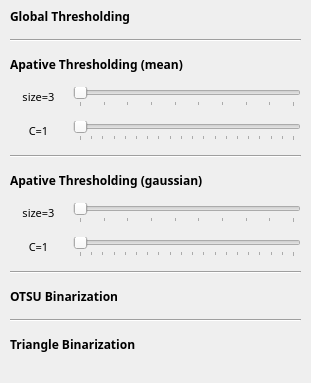
    <widget class="QWidget" name="page_2">
     <property name="geometry">
      <rect>
       <x>0</x>
       <y>0</y>
       <width>311</width>
       <height>383</height>
      </rect>
     </property>
     <attribute name="label">
      <string>이진화</string>
     </attribute>
     <widget class="QWidget" name="layoutWidget">
      <property name="geometry">
       <rect>
        <x>10</x>
        <y>0</y>
        <width>291</width>
        <height>361</height>
       </rect>
      </property>
      <layout class="QVBoxLayout" name="binary_verticalLayout" stretch="0,0,0,0,0,0,0,0,0,0,0,0,0">
       <item>
        <layout class="QHBoxLayout" name="horizontalLayout_21" stretch="10,1">
         <item>
          <widget class="QLabel" name="binary_global_label">
           <property name="font">
            <font>
             <family>Pretendard</family>
             <pointsize>9</pointsize>
             <weight>75</weight>
             <bold>true</bold>
            </font>
           </property>
           <property name="styleSheet">
            <string notr="true">background-color: rgba(255, 255, 255, 0)</string>
           </property>
           <property name="text">
            <string>Global Thresholding</string>
           </property>
          </widget>
         </item>
         <item>
          <widget class="QRadioButton" name="binary_global_btn">
           <property name="styleSheet">
            <string notr="true">QRadioButton::indicator {
    width: 35px;
	height: 18px;
	image: url(&quot;C:/Users/User/workspace/2023-Industry-Academia-Collaboration-Project/ShortTerm-Internship/project/opencv_on_pyqt/Checkbox_off.png&quot;);
}
QRadioButton::indicator::checked {
	width: 35px;
	height: 18px;
    image: url(&quot;C:/Users/User/workspace/2023-Industry-Academia-Collaboration-Project/ShortTerm-Internship/project/opencv_on_pyqt/Checkbox_on.png&quot;);
}
QRadioButton {
	background-color: rgba(0,0,0,0);
}</string>
           </property>
           <property name="text">
            <string/>
           </property>
           <property name="checkable">
            <bool>true</bool>
           </property>
           <property name="checked">
            <bool>false</bool>
           </property>
          </widget>
         </item>
        </layout>
       </item>
       <item>
        <widget class="Line" name="line_9">
         <property name="orientation">
          <enum>Qt::Horizontal</enum>
         </property>
        </widget>
       </item>
       <item>
        <layout class="QHBoxLayout" name="horizontalLayout_23" stretch="10,1">
         <item>
          <widget class="QLabel" name="binary_adaptive_label1">
           <property name="font">
            <font>
             <family>Pretendard</family>
             <pointsize>9</pointsize>
             <weight>75</weight>
             <bold>true</bold>
            </font>
           </property>
           <property name="styleSheet">
            <string notr="true">background-color: rgba(255, 255, 255, 0)</string>
           </property>
           <property name="text">
            <string>Apative Thresholding (mean)</string>
           </property>
          </widget>
         </item>
         <item>
          <widget class="QRadioButton" name="binary_adaptive_btn1">
           <property name="enabled">
            <bool>true</bool>
           </property>
           <property name="styleSheet">
            <string notr="true">QRadioButton::indicator {
    width: 35px;
	height: 18px;
	image: url(&quot;C:/Users/User/workspace/2023-Industry-Academia-Collaboration-Project/ShortTerm-Internship/project/opencv_on_pyqt/Checkbox_off.png&quot;);
}
QRadioButton::indicator::checked {
	width: 35px;
	height: 18px;
    image: url(&quot;C:/Users/User/workspace/2023-Industry-Academia-Collaboration-Project/ShortTerm-Internship/project/opencv_on_pyqt/Checkbox_on.png&quot;);
}
QRadioButton {
	background-color: rgba(0,0,0,0);
}</string>
           </property>
           <property name="text">
            <string/>
           </property>
           <property name="checkable">
            <bool>true</bool>
           </property>
           <property name="checked">
            <bool>false</bool>
           </property>
          </widget>
         </item>
        </layout>
       </item>
       <item>
        <layout class="QHBoxLayout" name="horizontalLayout_22" stretch="2,8">
         <item>
          <widget class="QLabel" name="binary_adaptive_bvalue1">
           <property name="font">
            <font>
             <family>Pretendard</family>
             <pointsize>8</pointsize>
            </font>
           </property>
           <property name="text">
            <string>size=3</string>
           </property>
           <property name="textFormat">
            <enum>Qt::AutoText</enum>
           </property>
           <property name="alignment">
            <set>Qt::AlignCenter</set>
           </property>
          </widget>
         </item>
         <item>
          <widget class="QSlider" name="binary_adaptive_bslider1">
           <property name="enabled">
            <bool>true</bool>
           </property>
           <property name="minimum">
            <number>3</number>
           </property>
           <property name="maximum">
            <number>21</number>
           </property>
           <property name="singleStep">
            <number>2</number>
           </property>
           <property name="pageStep">
            <number>2</number>
           </property>
           <property name="value">
            <number>3</number>
           </property>
           <property name="orientation">
            <enum>Qt::Horizontal</enum>
           </property>
           <property name="invertedAppearance">
            <bool>false</bool>
           </property>
           <property name="invertedControls">
            <bool>false</bool>
           </property>
           <property name="tickPosition">
            <enum>QSlider::TicksBelow</enum>
           </property>
           <property name="tickInterval">
            <number>2</number>
           </property>
          </widget>
         </item>
        </layout>
       </item>
       <item>
        <layout class="QHBoxLayout" name="horizontalLayout_26" stretch="2,8">
         <item>
          <widget class="QLabel" name="binary_adaptive_cvalue1">
           <property name="font">
            <font>
             <family>Pretendard</family>
             <pointsize>8</pointsize>
            </font>
           </property>
           <property name="text">
            <string>C=1</string>
           </property>
           <property name="textFormat">
            <enum>Qt::AutoText</enum>
           </property>
           <property name="alignment">
            <set>Qt::AlignCenter</set>
           </property>
          </widget>
         </item>
         <item>
          <widget class="QSlider" name="binary_adaptive_cslider1">
           <property name="enabled">
            <bool>true</bool>
           </property>
           <property name="minimum">
            <number>1</number>
           </property>
           <property name="maximum">
            <number>20</number>
           </property>
           <property name="singleStep">
            <number>1</number>
           </property>
           <property name="pageStep">
            <number>1</number>
           </property>
           <property name="value">
            <number>1</number>
           </property>
           <property name="orientation">
            <enum>Qt::Horizontal</enum>
           </property>
           <property name="invertedAppearance">
            <bool>false</bool>
           </property>
           <property name="invertedControls">
            <bool>false</bool>
           </property>
           <property name="tickPosition">
            <enum>QSlider::TicksBelow</enum>
           </property>
           <property name="tickInterval">
            <number>1</number>
           </property>
          </widget>
         </item>
        </layout>
       </item>
       <item>
        <widget class="Line" name="line_10">
         <property name="orientation">
          <enum>Qt::Horizontal</enum>
         </property>
        </widget>
       </item>
       <item>
        <layout class="QHBoxLayout" name="horizontalLayout_27" stretch="10,1">
         <item>
          <widget class="QLabel" name="binary_adaptive_label2">
           <property name="font">
            <font>
             <family>Pretendard</family>
             <pointsize>9</pointsize>
             <weight>75</weight>
             <bold>true</bold>
            </font>
           </property>
           <property name="styleSheet">
            <string notr="true">background-color: rgba(255, 255, 255, 0)</string>
           </property>
           <property name="text">
            <string>Apative Thresholding (gaussian)</string>
           </property>
          </widget>
         </item>
         <item>
          <widget class="QRadioButton" name="binary_adaptive_btn2">
           <property name="enabled">
            <bool>true</bool>
           </property>
           <property name="styleSheet">
            <string notr="true">QRadioButton::indicator {
    width: 35px;
	height: 18px;
	image: url(&quot;C:/Users/User/workspace/2023-Industry-Academia-Collaboration-Project/ShortTerm-Internship/project/opencv_on_pyqt/Checkbox_off.png&quot;);
}
QRadioButton::indicator::checked {
	width: 35px;
	height: 18px;
    image: url(&quot;C:/Users/User/workspace/2023-Industry-Academia-Collaboration-Project/ShortTerm-Internship/project/opencv_on_pyqt/Checkbox_on.png&quot;);
}
QRadioButton {
	background-color: rgba(0,0,0,0);
}</string>
           </property>
           <property name="text">
            <string/>
           </property>
           <property name="checkable">
            <bool>true</bool>
           </property>
           <property name="checked">
            <bool>false</bool>
           </property>
          </widget>
         </item>
        </layout>
       </item>
       <item>
        <layout class="QHBoxLayout" name="horizontalLayout_32" stretch="2,8">
         <item>
          <widget class="QLabel" name="binary_adaptive_bvalue2">
           <property name="font">
            <font>
             <family>Pretendard</family>
             <pointsize>8</pointsize>
            </font>
           </property>
           <property name="text">
            <string>size=3</string>
           </property>
           <property name="textFormat">
            <enum>Qt::AutoText</enum>
           </property>
           <property name="alignment">
            <set>Qt::AlignCenter</set>
           </property>
          </widget>
         </item>
         <item>
          <widget class="QSlider" name="binary_adaptive_bslider2">
           <property name="enabled">
            <bool>true</bool>
           </property>
           <property name="minimum">
            <number>3</number>
           </property>
           <property name="maximum">
            <number>21</number>
           </property>
           <property name="singleStep">
            <number>2</number>
           </property>
           <property name="pageStep">
            <number>2</number>
           </property>
           <property name="value">
            <number>3</number>
           </property>
           <property name="orientation">
            <enum>Qt::Horizontal</enum>
           </property>
           <property name="invertedAppearance">
            <bool>false</bool>
           </property>
           <property name="invertedControls">
            <bool>false</bool>
           </property>
           <property name="tickPosition">
            <enum>QSlider::TicksBelow</enum>
           </property>
           <property name="tickInterval">
            <number>2</number>
           </property>
          </widget>
         </item>
        </layout>
       </item>
       <item>
        <layout class="QHBoxLayout" name="horizontalLayout_33" stretch="2,8">
         <item>
          <widget class="QLabel" name="binary_adaptive_cvalue2">
           <property name="font">
            <font>
             <family>Pretendard</family>
             <pointsize>8</pointsize>
            </font>
           </property>
           <property name="text">
            <string>C=1</string>
           </property>
           <property name="textFormat">
            <enum>Qt::AutoText</enum>
           </property>
           <property name="alignment">
            <set>Qt::AlignCenter</set>
           </property>
          </widget>
         </item>
         <item>
          <widget class="QSlider" name="binary_adaptive_cslider2">
           <property name="enabled">
            <bool>true</bool>
           </property>
           <property name="minimum">
            <number>1</number>
           </property>
           <property name="maximum">
            <number>20</number>
           </property>
           <property name="singleStep">
            <number>1</number>
           </property>
           <property name="pageStep">
            <number>1</number>
           </property>
           <property name="value">
            <number>1</number>
           </property>
           <property name="orientation">
            <enum>Qt::Horizontal</enum>
           </property>
           <property name="invertedAppearance">
            <bool>false</bool>
           </property>
           <property name="invertedControls">
            <bool>false</bool>
           </property>
           <property name="tickPosition">
            <enum>QSlider::TicksBelow</enum>
           </property>
           <property name="tickInterval">
            <number>1</number>
           </property>
          </widget>
         </item>
        </layout>
       </item>
       <item>
        <widget class="Line" name="line_15">
         <property name="orientation">
          <enum>Qt::Horizontal</enum>
         </property>
        </widget>
       </item>
       <item>
        <layout class="QHBoxLayout" name="horizontalLayout_31" stretch="10,1">
         <item>
          <widget class="QLabel" name="binary_otsu_label">
           <property name="font">
            <font>
             <family>Pretendard</family>
             <pointsize>9</pointsize>
             <weight>75</weight>
             <bold>true</bold>
            </font>
           </property>
           <property name="styleSheet">
            <string notr="true">background-color: rgba(255, 255, 255, 0)</string>
           </property>
           <property name="text">
            <string>OTSU Binarization</string>
           </property>
          </widget>
         </item>
         <item>
          <widget class="QRadioButton" name="binary_otsu_btn">
           <property name="enabled">
            <bool>true</bool>
           </property>
           <property name="styleSheet">
            <string notr="true">QRadioButton::indicator {
    width: 35px;
	height: 18px;
	image: url(&quot;C:/Users/User/workspace/2023-Industry-Academia-Collaboration-Project/ShortTerm-Internship/project/opencv_on_pyqt/Checkbox_off.png&quot;);
}
QRadioButton::indicator::checked {
	width: 35px;
	height: 18px;
    image: url(&quot;C:/Users/User/workspace/2023-Industry-Academia-Collaboration-Project/ShortTerm-Internship/project/opencv_on_pyqt/Checkbox_on.png&quot;);
}
QRadioButton {
	background-color: rgba(0,0,0,0);
}</string>
           </property>
           <property name="text">
            <string/>
           </property>
           <property name="checkable">
            <bool>true</bool>
           </property>
           <property name="checked">
            <bool>false</bool>
           </property>
          </widget>
         </item>
        </layout>
       </item>
       <item>
        <widget class="Line" name="line_16">
         <property name="orientation">
          <enum>Qt::Horizontal</enum>
         </property>
        </widget>
       </item>
       <item>
        <layout class="QHBoxLayout" name="horizontalLayout_36" stretch="10,1">
         <item>
          <widget class="QLabel" name="binary_triangle_label">
           <property name="font">
            <font>
             <family>Pretendard</family>
             <pointsize>9</pointsize>
             <weight>75</weight>
             <bold>true</bold>
            </font>
           </property>
           <property name="styleSheet">
            <string notr="true">background-color: rgba(255, 255, 255, 0)</string>
           </property>
           <property name="text">
            <string>Triangle Binarization</string>
           </property>
          </widget>
         </item>
         <item>
          <widget class="QRadioButton" name="binary_triangle_btn">
           <property name="enabled">
            <bool>true</bool>
           </property>
           <property name="styleSheet">
            <string notr="true">QRadioButton::indicator {
    width: 35px;
	height: 18px;
	image: url(&quot;C:/Users/User/workspace/2023-Industry-Academia-Collaboration-Project/ShortTerm-Internship/project/opencv_on_pyqt/Checkbox_off.png&quot;);
}
QRadioButton::indicator::checked {
	width: 35px;
	height: 18px;
    image: url(&quot;C:/Users/User/workspace/2023-Industry-Academia-Collaboration-Project/ShortTerm-Internship/project/opencv_on_pyqt/Checkbox_on.png&quot;);
}
QRadioButton {
	background-color: rgba(0,0,0,0);
}</string>
           </property>
           <property name="text">
            <string/>
           </property>
           <property name="checkable">
            <bool>true</bool>
           </property>
           <property name="checked">
            <bool>false</bool>
           </property>
          </widget>
         </item>
        </layout>
       </item>
      </layout>
     </widget>
    </widget>
